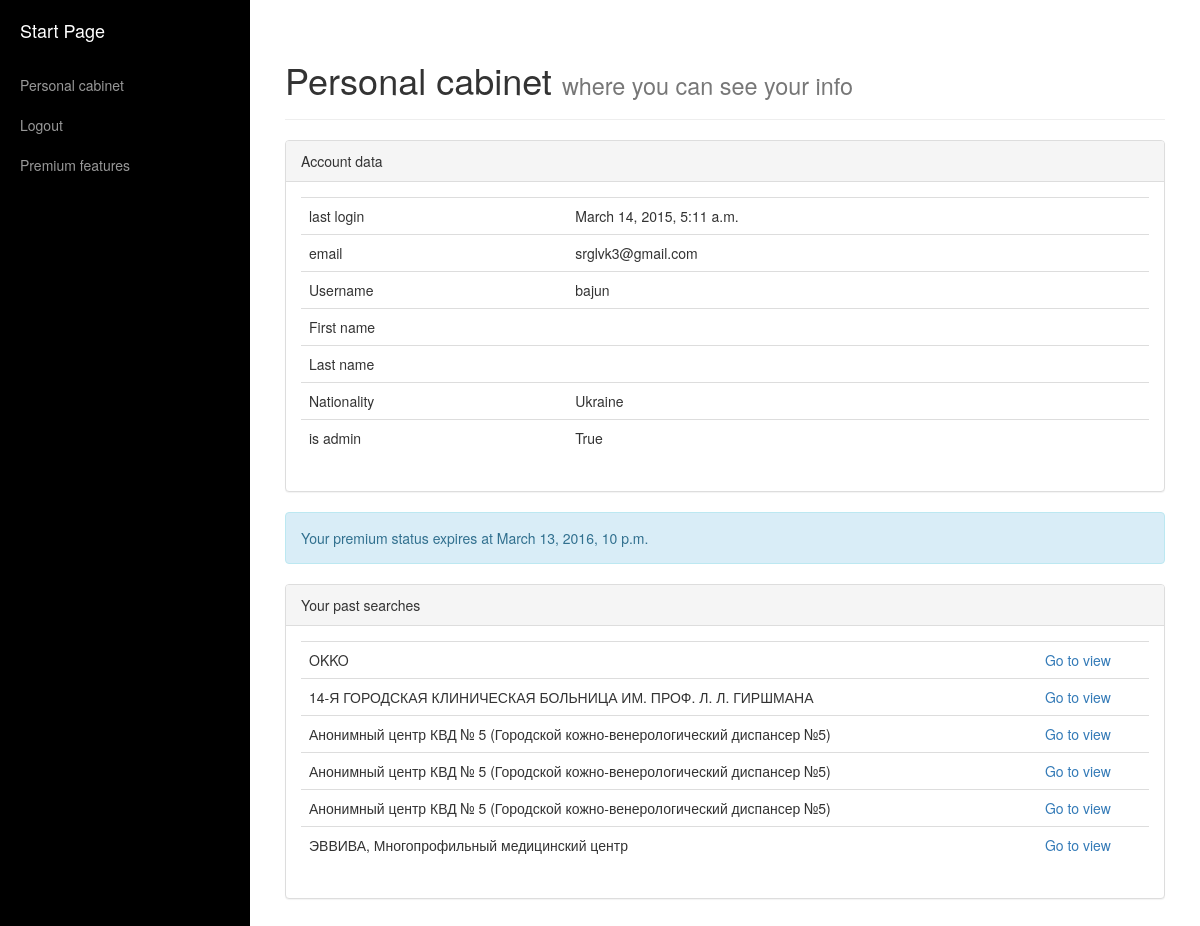
Screenshot of /cabinet/ (signed in) with the database file from the repository.
### searchsystem/models.py (models this page shows, shortened)
class Account(AbstractBaseUser):
    email = models.EmailField(unique=True)
    username = models.CharField("Username", max_length=40, unique=True)
    first_name = models.CharField("First name", max_length=40, blank=True)
    last_name = models.CharField("Last name", max_length=40, blank=True)
    is_premium = models.BooleanField(default=False)
    premium_expires = models.DateTimeField(null=True)
    nationality = models.CharField("Nationality",max_length=40,blank=True)
    is_admin = models.BooleanField(default=False)
    objects = AccountManager()
    USERNAME_FIELD = 'email'
    REQUIRED_FIELDS = ['username', ]
    def __str__(self):
        return self.email

class Place(models.Model):
    author = models.ManyToManyField(Account, through="UserAdd")
    adress = models.TextField()
    id_google = models.CharField(max_length=255)
    place_category = models.ManyToManyField(Category, through="CategoryPlace")
    title = models.CharField(max_length=255)
    created_at = models.DateTimeField(auto_now_add=True)
    updated_at = models.DateTimeField(auto_now=True)

### searchsystem/views.py (the view, shortened to what this page needs)
# urls.py: url(r'^cabinet/$', 'searchsystem.views.cabinet'),
@csrf_exempt
def cabinet(request):
    context = RequestContext(request)
    activate_date = datetime.date.today()
    result_places = list()
    account = Account.objects.get(email=request.user)
    if 'nationality' in request.POST:
        account.nationality = request.POST['nationality']
        account.save(update_fields=['nationality'])
    fields = account._meta.local_fields
    field_names = [[field.name, field.verbose_name, getattr(account, field.name)] for field in fields if(field.name not in('is_premium', 'updated_at', 'password', 'id', 'premium_expires'))]
    premium_data = [getattr(account, 'is_premium'), getattr(account, 'premium_expires')]
    if getattr(account, 'is_premium') is True:
        result = UserAdd.objects.filter(user_id=request.user)
        result_places = [[r.place_id.title, r.place_id.id_google] for r in result]
    nationality = getattr(account, 'nationality')
    return render_to_response('cabinet/index.html', {'data': field_names, 'premium_data': premium_data, 'searches': result_places,'nationality': nationality}, context)

### searchsystem/templates/cabinet/index.html (shortened to what this page needs)
{% extends "home.html" %}
{% block content %}
	<div class="page-header">
	  <h1>Personal cabinet <small>where you can see your info</small></h1>
	</div>
	<div class="panel panel-default">
	  <div class="panel-heading">Account data</div>
	  <div class="panel-body">
		<table class="table">
			{% for obj in data %}
				<tr><td>{{obj.1}}</td><td>{{obj.2}}</td></tr>
			{% endfor %}
		</table>
	  </div>
	</div>
	{% if premium_data.0 == True %}
	<div class="alert alert-info" role="alert">
		<p>Your premium status expires at {{premium_data.1}}</p>
	</div>
	<div class="panel panel-default">
		<div class="panel-heading">Your past searches</div>
		<div class="panel-body">
			<table class="table">
				{% for obj in searches %}
					<tr><td>{{obj.0}}</td><td><a href="/view/{{obj.1}}">Go to view</a></td></tr>
				{% endfor %}
			</table>
		</div>
	</div>
	{% else %}
		<div class="alert alert-danger" role="alert">You don't pay for your account,so some features are restricted!<a href="/pay" class="alert-link">Make it as faster,as you can!</a></div>
	{% endif %}
{% endblock %}

### rows the page displays
Account: last_login "March 14, 2015, 5:11 a.m." "srglvk3@gmail.com" "bajun" "Ukraine", premium_expires "March 13, 2016, 10 p.m."
Place: title "OKKO"
Place: title "14-Я ГОРОДСКАЯ КЛИНИЧЕСКАЯ БОЛЬНИЦА ИМ. ПРОФ. Л. Л. ГИРШМАНА"
Place: title "Анонимный центр КВД № 5 (Городской кожно-венерологический диспансер №5)" "Анонимный центр КВД № 5 (Городской кожно-венерологический диспансер №5)" "Анонимный центр КВД № 5 (Городской кожно-венерологический диспансер №5)"
Place: title "ЭВВИВА, Многопрофильный медицинский центр"

### other values shown
{{ obj.1 }} "last login" "email" "Username" "First name" "Last name" "Nationality" "is admin"
{{ obj.2 }} "True"
